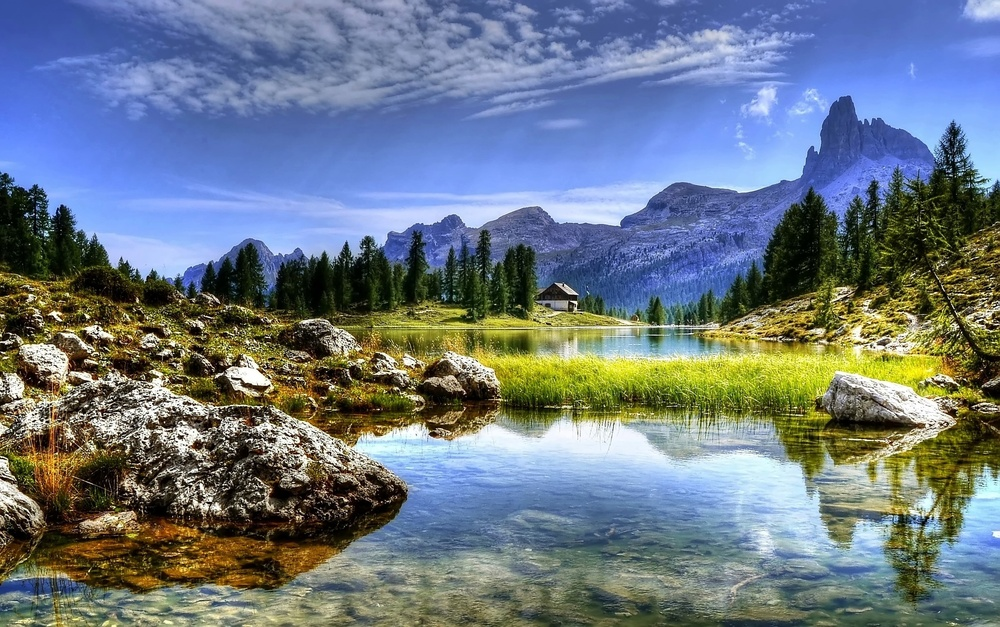
#> input picture imagestest/origin(3360x2108).jpg, 1000 x 627 px, shrunk from 3360 x 2108 before the run
$ jupyter execute --allow-errors Codage-predictif-sur-image_H1.ipynb
#> lines starting #> are read from the running program, lines starting #| are printed output that depends on the picture
INF8770 Technologies multimédias

Polytechnique Montréal

Exemple de l'application de la méthode du codage prédicitif sur une image

[cell 1]
import numpy as np
import matplotlib.pyplot as py
import time as time
import os
import psutil

Lecture d'une image, conversion en tons de gris, conversion de l'image en float pour les calculs, et affichage

[cell 2]
def rgb2gray(rgb):
    return np.dot(rgb[:,:], [0.299, 0.587, 0.114])

fig1 = py.figure(figsize = (10,10))
imagelue = py.imread('./imagestest/origin(3360x2108).jpg')
#> imagelue is the input picture: shape (627, 1000, 3); mean R, G, B 107.9, 120.6, 132.4
image=imagelue.astype('float')
image=rgb2gray(image)
#> in rgb2gray, `return np.dot(rgb[:,:], [0.299, 0.587, 0.114])`:
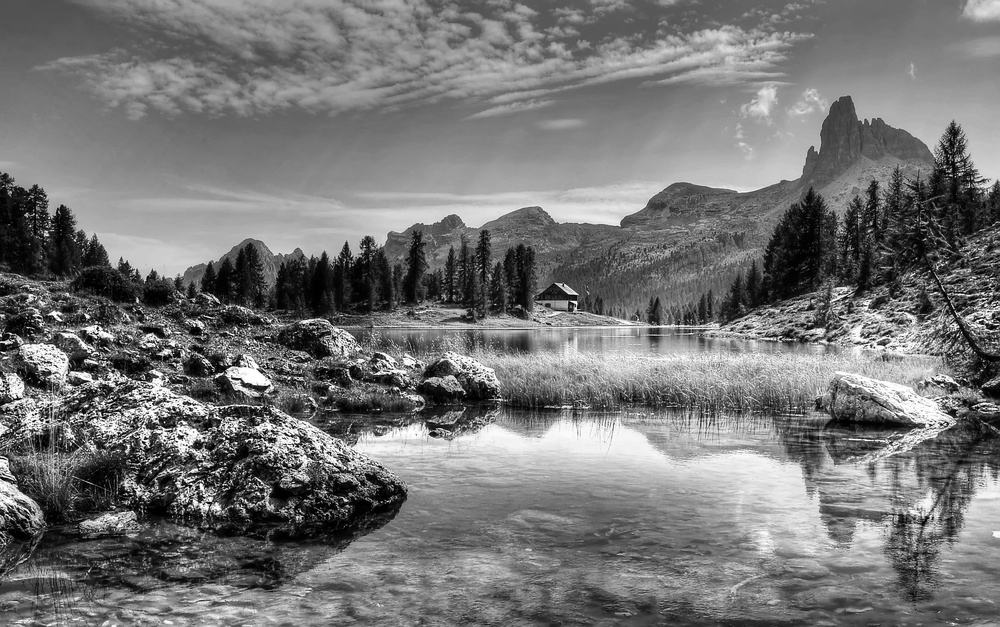
#> returned value: shape (627, 1000) float64; min 0, max 255, mean 118.1
imageout=image.astype('uint8')
py.imshow(imageout,cmap = py.get_cmap('gray'))
py.show()

Histogramme des tons de gris.

[cell 3]
hist, intervalles = np.histogram(imageout, bins=256)
#> hist = 256 values, max 5212 at index 120, min 0 at index 127, mean 2449.2; intervalles = 257 values from 0 to 254
py.bar(intervalles[:-1], hist, width = 2)
py.xlim(min(intervalles)-1, max(intervalles))
py.show()
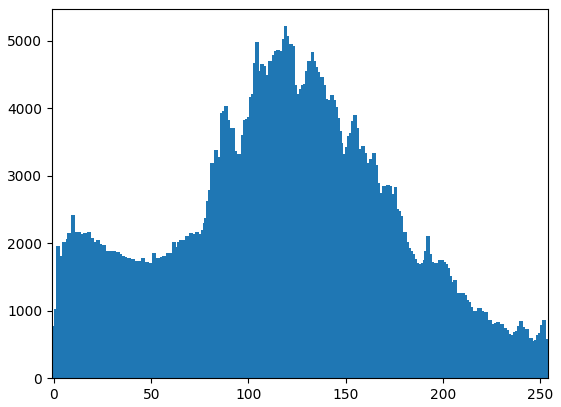
#> figure drawn by matplotlib, 1 panel; tallest bar 5212 high, from x = 118.1 to 120.1

Duplication des colonnes et rangées pour les frontières.

Matrice de prédiction. Un pixel est prédit à partir de ses 3 voisins.

Calcul des prédictions et des erreurs de prédictions.

[cell 4]
startTimer = time.time()
col=image[:,0]
#> col = 627 values, max 254.1 at index 484, min 1.17 at index 222, mean 96.04
image = np.column_stack((col,image))
#> image: shape (627, 1001) float64
col=image[:,len(image[0])-1]
#> col = 627 values, max 251.1 at index 534, min 0.299 at index 393, mean 119
image = np.column_stack((col,image))
#> image: shape (627, 1002) float64
row=image[0,:]
#> row = 1002 values, max 203.1 at index 998, min 80.64 at index 26, mean 120.8
image = np.row_stack((row,image))
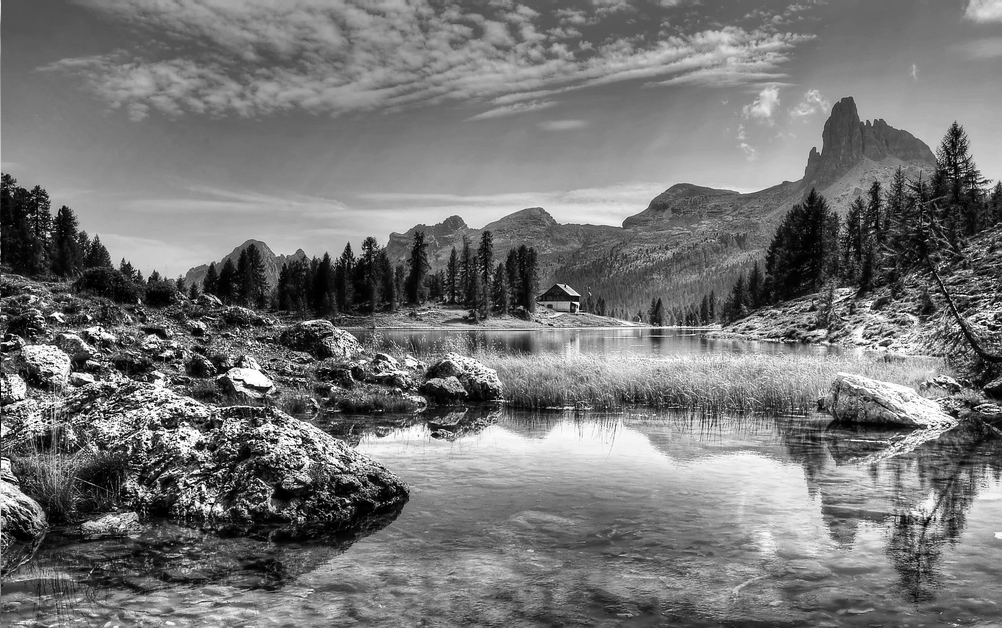
#> image: shape (628, 1002) float64; min 0, max 255, mean 118.1
row=image[len(image)-1,:]
#> row = 1002 values, max 246.9 at index 114, min 27.84 at index 731, mean 101.6
image = np.row_stack((row,image))
#> image: shape (629, 1002) float64

matpred = [[0.33,0.33],[0.33,0.0]]

erreur = np.zeros((len(image)-2,len(image[0])-2))
#> erreur: shape (627, 1000) float64; every value is 0
imagepred = np.zeros((len(image)-2,len(image[0])-2))
for i in range(1,len(image)-2):
    for j in range(1,len(image[0])-2):
        imagepred[i][j]=image[i-1][j-1]*matpred[0][0]+image[i-1][j]*matpred[0][1]+image[i][j-1]*matpred[1][0]
        erreur[i][j]=imagepred[i][j]-image[i][j]
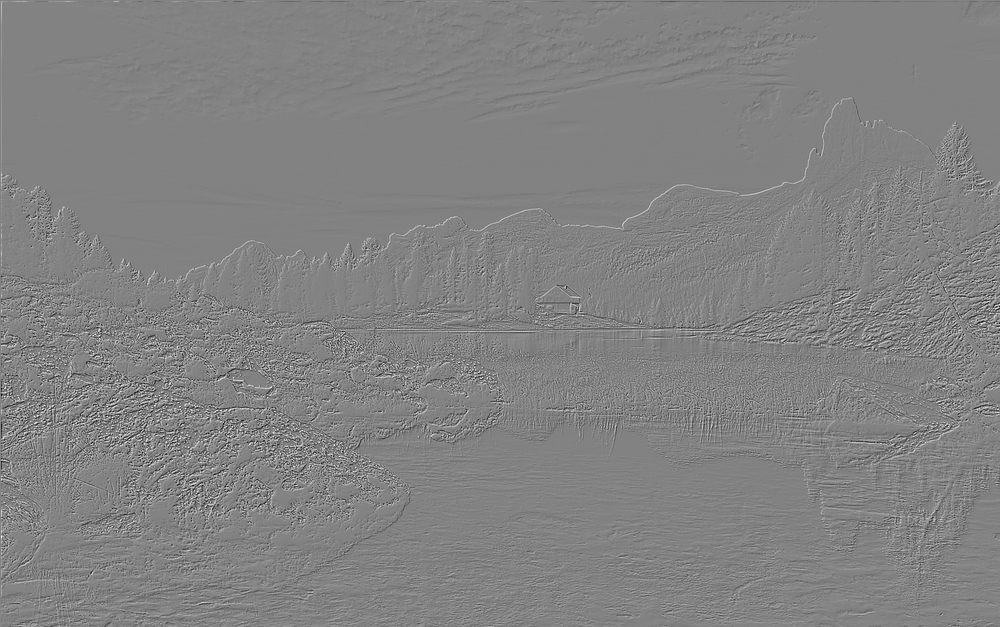
#> erreur: shape (627, 1000) float64; min -216.4, max 204.2, mean -1.2; drawn with min black and max white
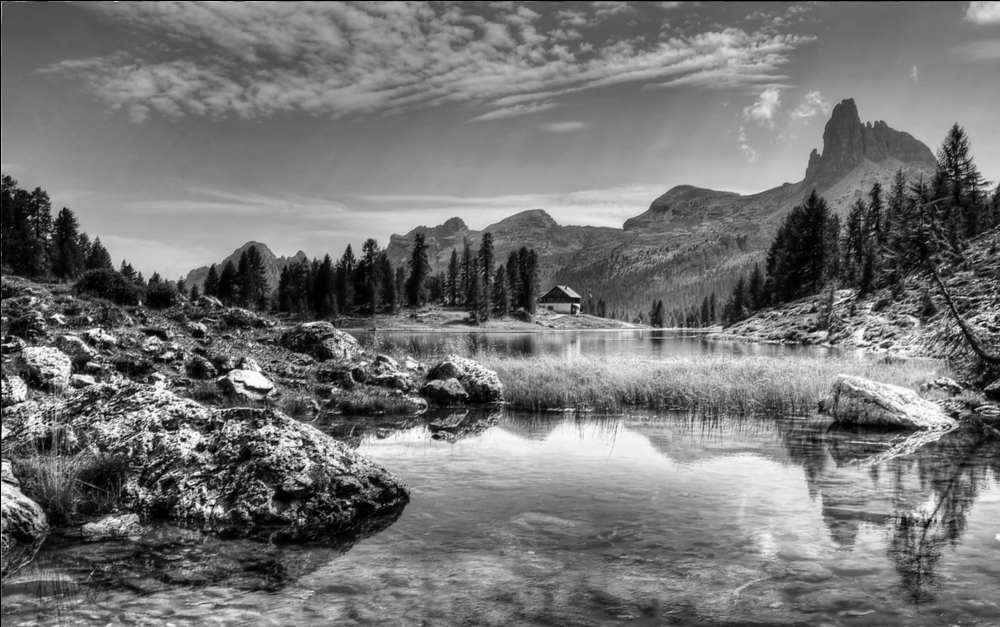
#> imagepred: shape (627, 1000) float64; min 0, max 252.4, mean 116.7
endTimer = time.time()
predictifTime = endTimer-startTimer
print(predictifTime)

[cell 5]
hist, intervalles = np.histogram(erreur, bins=100)
#> hist = 100 values, max 153532 at index 51, min 0 at index 1, mean 6270; intervalles = 101 values from -216.4 to 204.2
py.bar(intervalles[:-1], hist, width = 2)
py.xlim(min(intervalles)-1, max(intervalles))
py.show()
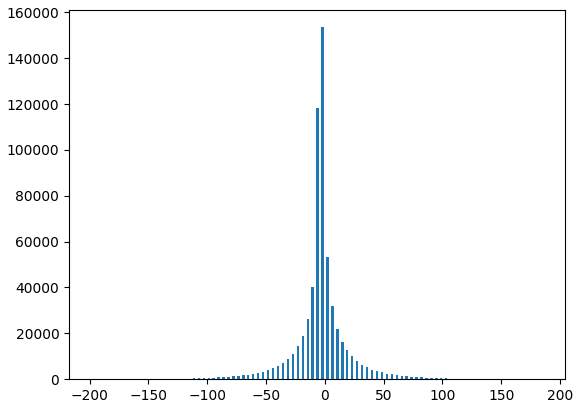
#> figure drawn by matplotlib, 1 panel; tallest bar 153532 high, from x = -2.89 to -0.891

Affichage de l'image prédite

[cell 6]
fig2 = py.figure(figsize = (1,1))
imageout=imagepred.astype('uint8')
py.imshow(imageout, cmap = py.get_cmap('gray'))
py.show()

Image des erreurs (amplifiées pour une meilleure visibilité)

[cell 7]
fig3 = py.figure(figsize = (1,1))
erreur=abs(erreur)*5
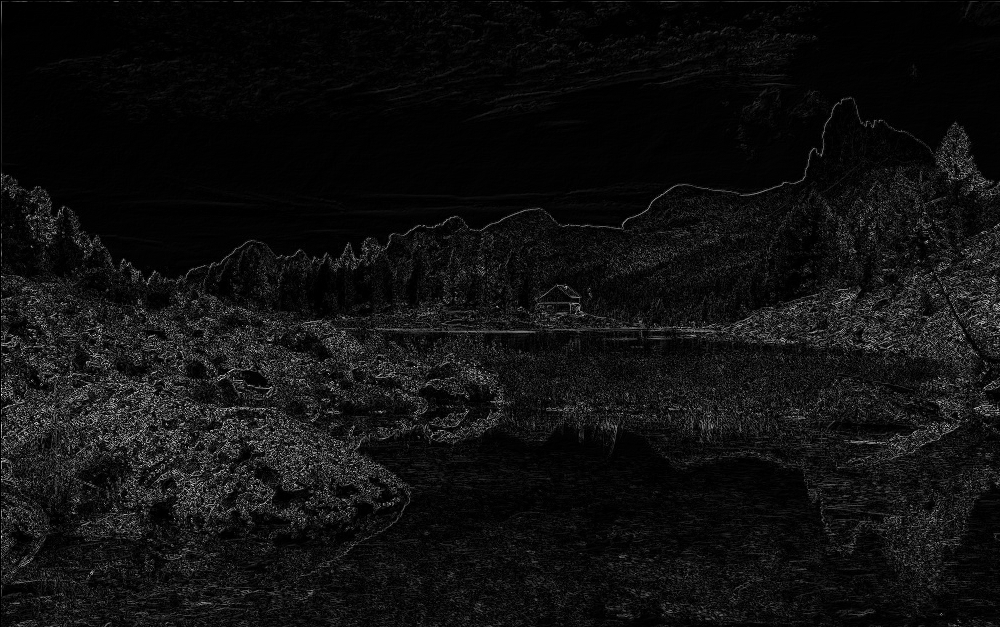
#> erreur: shape (627, 1000) float64; min 0, max 1082.1, mean 69.5; drawn with min black and max white
imageout=erreur.astype('uint8')
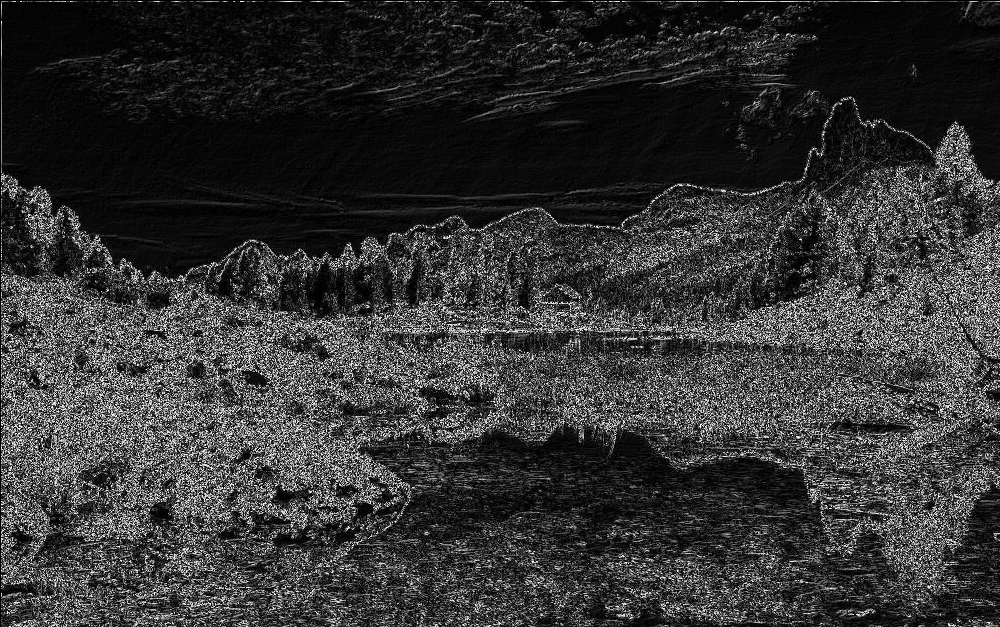
#> imageout: shape (627, 1000); min 0, max 255, mean 52
py.imshow(imageout, cmap = py.get_cmap('gray'))
py.show()
